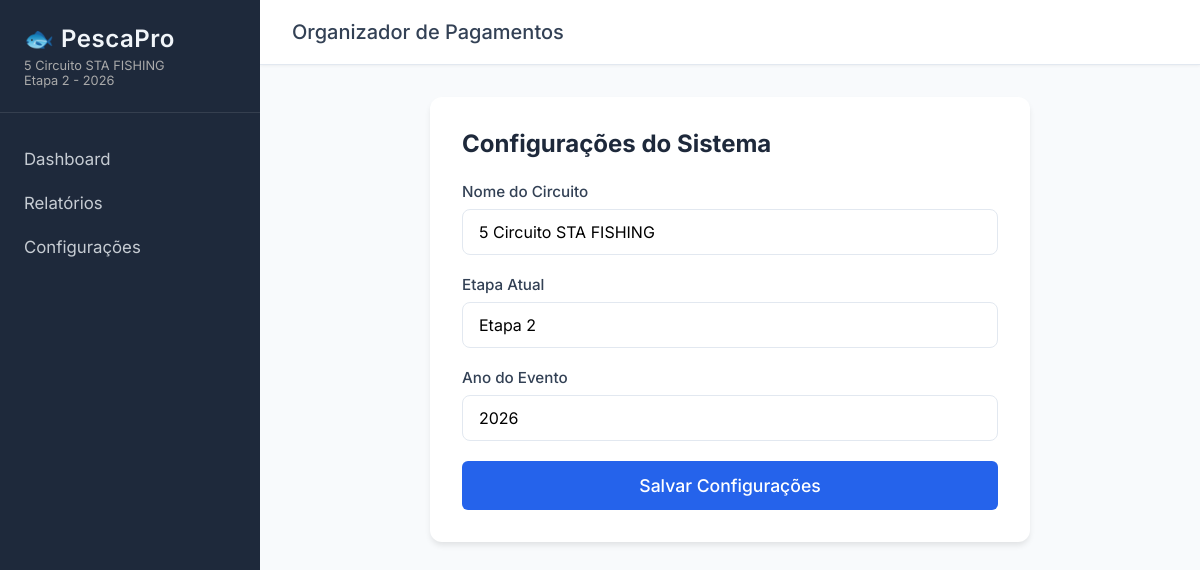
The page /settings on the database its author committed.
### tables this page shows
CREATE TABLE settings (
            id INTEGER PRIMARY KEY CHECK (id = 1),
            circuit_name TEXT,
            stage_name TEXT
        , year TEXT DEFAULT '2026');

### app.py (the view, shortened to what this page needs)
@app.route('/settings', methods=['GET', 'POST'])
def settings():
    conn = get_db()
    settings = conn.execute('SELECT * FROM settings WHERE id = 1').fetchone()
    conn.close()
    return render_template('settings.html', settings=settings)

### app.py (called while the page is built)
@app.context_processor
def inject_settings():
    try:
        conn = get_db()
        settings = conn.execute('SELECT * FROM settings WHERE id = 1').fetchone()
        conn.close()
        return dict(app_settings=settings)
    except:
        return dict()

### database.py (called while the page is built)
def get_db():
    conn = sqlite3.connect(DB_NAME)
    conn.row_factory = sqlite3.Row
    return conn

### templates/settings.html
{% extends "base.html" %}
{% block content %}
<div class="form-container">
    <h2>Configurações do Sistema</h2>
    <form action="{{ url_for('settings') }}" method="POST" class="modern-form">
        <div class="form-group">
            <label for="circuit_name">Nome do Circuito</label>
            <input type="text" id="circuit_name" name="circuit_name" value="{{ settings.circuit_name }}" required placeholder="Ex: Circuito Tucuna Free">
        </div>
        <div class="form-group">
            <label for="stage_name">Etapa Atual</label>
            <input type="text" id="stage_name" name="stage_name" value="{{ settings.stage_name }}" required placeholder="Ex: 1ª Etapa - Represa">
        </div>
        <div class="form-group">
            <label for="year">Ano do Evento</label>
            <input type="text" id="year" name="year" value="{{ settings.year }}" required placeholder="Ex: 2026">
        </div>
        <button type="submit" class="btn btn-large btn-primary w-100">Salvar Configurações</button>
    </form>
</div>
{% endblock %}

### templates/base.html (shortened to what this page needs)
<!DOCTYPE html>
<html lang="pt-BR">
<head>
    <link rel="stylesheet" href="{{ url_for('static', filename='css/style.css') }}">
</head>
<body>
    <div class="app-container">
        <aside class="sidebar">
            <div class="sidebar-header">
                <h2>🐟 PescaPro</h2>
                {% if app_settings %}
                <p style="font-size: 0.8rem; margin-top: 5px; color: #aaa;">
                    {{ app_settings.circuit_name }} <br>
                    {{ app_settings.stage_name }} - {{ app_settings.year }}
                </p>
                {% endif %}
            </div>
            <nav class="sidebar-nav">
                <a href="{{ url_for('dashboard') }}" class="nav-link">Dashboard</a>
                <a href="{{ url_for('results') }}" class="nav-link">Relatórios</a>
                <a href="{{ url_for('settings') }}" class="nav-link">Configurações</a>
            </nav>
        </aside>
        <main class="main-content">
            <header class="top-header">
                <h1>Organizador de Pagamentos</h1>
            </header>
            <div class="content-area">
                {% block content %}{% endblock %}
            </div>
        </main>
    </div>
</body>
</html>

### static/css/style.css (style rules this page uses)
:root { --primary: #2563eb; --primary-hover: #1d4ed8; --bg-color: #f8fafc; --sidebar-bg: #1e293b; --sidebar-text: #f1f5f9; --text-main: #334155; --card-bg: #ffffff; --border-color: #e2e8f0; --success: #10b981; --warning: #f59e0b; --error: #ef4444; }
* { margin: 0; padding: 0; box-sizing: border-box; font-family: 'Inter', sans-serif; }
body { background-color: var(--bg-color); color: var(--text-main); }
.app-container { display: flex; min-height: 100vh; }
.sidebar { width: 260px; background-color: var(--sidebar-bg); color: var(--sidebar-text); display: flex; flex-direction: column; }
.sidebar-header { padding: 24px; border-bottom: 1px solid rgba(255,255,255,0.1); }
.sidebar-header h2 { font-size: 1.5rem; font-weight: 600; letter-spacing: 0.5px; }
.sidebar-nav { display: flex; flex-direction: column; padding: 24px 0; }
.nav-link { color: var(--sidebar-text); text-decoration: none; padding: 12px 24px; font-size: 1.05rem; transition: all 0.3s ease; opacity: 0.8; }
.main-content { flex: 1; display: flex; flex-direction: column; overflow-x: hidden; }
.top-header { background-color: var(--card-bg); padding: 20px 32px; box-shadow: 0 1px 3px rgba(0,0,0,0.05); border-bottom: 1px solid var(--border-color); }
.top-header h1 { font-size: 1.25rem; font-weight: 500; }
.content-area { padding: 32px; flex: 1; }
.form-container { background: var(--card-bg); padding: 32px; border-radius: 12px; box-shadow: 0 4px 6px -1px rgba(0,0,0,0.1); max-width: 600px; margin: 0 auto; }
.form-container h2 { margin-bottom: 24px; color: var(--sidebar-bg); }
.modern-form .form-group { margin-bottom: 20px; }
.modern-form label { display: block; margin-bottom: 8px; font-weight: 500; font-size: 0.95rem; }
.modern-form input[type="text"] { width: 100%; padding: 12px 16px; border: 1px solid var(--border-color); border-radius: 8px; font-size: 1rem; transition: border-color 0.3s ease; }
.btn { display: inline-block; cursor: pointer; border: none; border-radius: 6px; font-weight: 500; transition: all 0.2s ease; }
.btn-primary { background-color: var(--primary); color: white; padding: 8px 16px; }
.btn-large { padding: 14px 24px; font-size: 1.1rem; }
.w-100 { width: 100%; }

### rows shown on the page
settings: circuit_name "5 Circuito STA FISHING", stage_name "Etapa 2", year "2026"
